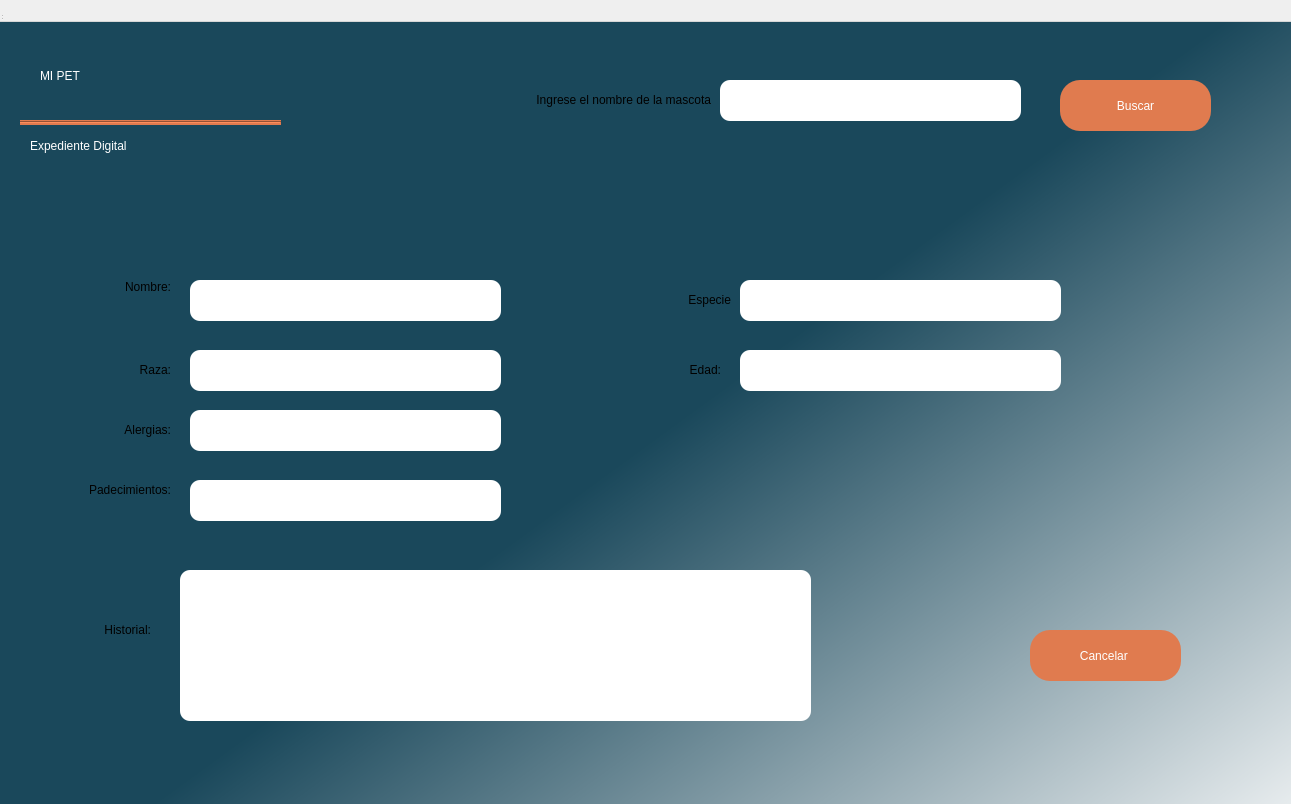
<?xml version="1.0" encoding="UTF-8"?>
<ui version="4.0">
 <class>ExpedienteDialog</class>
 <widget class="QDialog" name="ExpedienteDialog">
  <property name="geometry">
   <rect>
    <x>0</x>
    <y>0</y>
    <width>1291</width>
    <height>804</height>
   </rect>
  </property>
  <property name="windowTitle">
   <string>MainWindow</string>
  </property>
  <property name="styleSheet">
   <string notr="true">QWidget#centralwidget{
background-color: qlineargradient(spread:pad, x1:0.239, y1:0.295455, x2:1, y2:1, stop:0.308458 rgba(26, 72, 91, 255), stop:1 rgba(255, 255, 255, 255));
}</string>
  </property>
  <widget class="QWidget" name="centralwidget" native="true">
   <property name="geometry">
    <rect>
     <x>-10</x>
     <y>20</y>
     <width>1301</width>
     <height>881</height>
    </rect>
   </property>
   <widget class="QLabel" name="label_3">
    <property name="geometry">
     <rect>
      <x>-60</x>
      <y>260</y>
      <width>241</width>
      <height>41</height>
     </rect>
    </property>
    <property name="styleSheet">
     <string notr="true">font: 16pt &quot;MS Shell Dlg 2&quot;;</string>
    </property>
    <property name="text">
     <string>&lt;html&gt;&lt;head/&gt;&lt;body&gt;&lt;p align=&quot;right&quot;&gt;Nombre:&lt;/p&gt;&lt;p align=&quot;right&quot;&gt;&lt;br/&gt;&lt;/p&gt;&lt;/body&gt;&lt;/html&gt;</string>
    </property>
   </widget>
   <widget class="QLabel" name="label_4">
    <property name="geometry">
     <rect>
      <x>-150</x>
      <y>380</y>
      <width>331</width>
      <height>61</height>
     </rect>
    </property>
    <property name="styleSheet">
     <string notr="true">font: 16pt &quot;MS Shell Dlg 2&quot;;</string>
    </property>
    <property name="text">
     <string>&lt;html&gt;&lt;head/&gt;&lt;body&gt;&lt;p align=&quot;right&quot;&gt;Alergias:&lt;/p&gt;&lt;/body&gt;&lt;/html&gt;</string>
    </property>
   </widget>
   <widget class="QLineEdit" name="lineEdit">
    <property name="geometry">
     <rect>
      <x>200</x>
      <y>260</y>
      <width>311</width>
      <height>41</height>
     </rect>
    </property>
    <property name="styleSheet">
     <string notr="true">border-radius:10px;
font: 16pt &quot;MS Shell Dlg 2&quot;;</string>
    </property>
   </widget>
   <widget class="QLineEdit" name="lineEdit_2">
    <property name="geometry">
     <rect>
      <x>200</x>
      <y>390</y>
      <width>311</width>
      <height>41</height>
     </rect>
    </property>
    <property name="styleSheet">
     <string notr="true">border-radius:10px;
font: 16pt &quot;MS Shell Dlg 2&quot;;</string>
    </property>
    <property name="echoMode">
     <enum>QLineEdit::Normal</enum>
    </property>
   </widget>
   <widget class="QPushButton" name="pushButton_2">
    <property name="geometry">
     <rect>
      <x>1040</x>
      <y>610</y>
      <width>151</width>
      <height>51</height>
     </rect>
    </property>
    <property name="styleSheet">
     <string notr="true">border-radius:20px;
background-color: rgb(224, 123, 79);
font: 16pt &quot;MS Shell Dlg 2&quot;;
color: white;</string>
    </property>
    <property name="text">
     <string>Cancelar </string>
    </property>
   </widget>
   <widget class="QLabel" name="label_6">
    <property name="geometry">
     <rect>
      <x>-70</x>
      <y>-10</y>
      <width>261</width>
      <height>131</height>
     </rect>
    </property>
    <property name="styleSheet">
     <string notr="true">image: url(:/login/Imagen2.jpg)</string>
    </property>
    <property name="text">
     <string/>
    </property>
   </widget>
   <widget class="QLabel" name="label_8">
    <property name="geometry">
     <rect>
      <x>410</x>
      <y>250</y>
      <width>331</width>
      <height>61</height>
     </rect>
    </property>
    <property name="styleSheet">
     <string notr="true">font: 16pt &quot;MS Shell Dlg 2&quot;;</string>
    </property>
    <property name="text">
     <string>&lt;html&gt;&lt;head/&gt;&lt;body&gt;&lt;p align=&quot;right&quot;&gt;Especie&lt;/p&gt;&lt;/body&gt;&lt;/html&gt;</string>
    </property>
   </widget>
   <widget class="QLabel" name="label_9">
    <property name="geometry">
     <rect>
      <x>400</x>
      <y>320</y>
      <width>331</width>
      <height>61</height>
     </rect>
    </property>
    <property name="styleSheet">
     <string notr="true">font: 16pt &quot;MS Shell Dlg 2&quot;;</string>
    </property>
    <property name="text">
     <string>&lt;html&gt;&lt;head/&gt;&lt;body&gt;&lt;p align=&quot;right&quot;&gt;Edad:&lt;/p&gt;&lt;/body&gt;&lt;/html&gt;</string>
    </property>
   </widget>
   <widget class="QLineEdit" name="lineEdit_3">
    <property name="geometry">
     <rect>
      <x>750</x>
      <y>260</y>
      <width>321</width>
      <height>41</height>
     </rect>
    </property>
    <property name="styleSheet">
     <string notr="true">border-radius:10px;
font: 16pt &quot;MS Shell Dlg 2&quot;;</string>
    </property>
    <property name="echoMode">
     <enum>QLineEdit::Normal</enum>
    </property>
   </widget>
   <widget class="QLineEdit" name="lineEdit_4">
    <property name="geometry">
     <rect>
      <x>750</x>
      <y>330</y>
      <width>321</width>
      <height>41</height>
     </rect>
    </property>
    <property name="styleSheet">
     <string notr="true">border-radius:10px;
font: 16pt &quot;MS Shell Dlg 2&quot;;</string>
    </property>
    <property name="echoMode">
     <enum>QLineEdit::Normal</enum>
    </property>
   </widget>
   <widget class="QLabel" name="label_11">
    <property name="geometry">
     <rect>
      <x>-150</x>
      <y>440</y>
      <width>331</width>
      <height>61</height>
     </rect>
    </property>
    <property name="styleSheet">
     <string notr="true">font: 16pt &quot;MS Shell Dlg 2&quot;;</string>
    </property>
    <property name="text">
     <string>&lt;html&gt;&lt;head/&gt;&lt;body&gt;&lt;p align=&quot;right&quot;&gt;Padecimientos:&lt;/p&gt;&lt;/body&gt;&lt;/html&gt;</string>
    </property>
   </widget>
   <widget class="QLineEdit" name="lineEdit_6">
    <property name="geometry">
     <rect>
      <x>200</x>
      <y>460</y>
      <width>311</width>
      <height>41</height>
     </rect>
    </property>
    <property name="styleSheet">
     <string notr="true">border-radius:10px;
font: 16pt &quot;MS Shell Dlg 2&quot;;</string>
    </property>
    <property name="echoMode">
     <enum>QLineEdit::Normal</enum>
    </property>
   </widget>
   <widget class="QLabel" name="label_12">
    <property name="geometry">
     <rect>
      <x>50</x>
      <y>580</y>
      <width>111</width>
      <height>61</height>
     </rect>
    </property>
    <property name="styleSheet">
     <string notr="true">font: 16pt &quot;MS Shell Dlg 2&quot;;</string>
    </property>
    <property name="text">
     <string>&lt;html&gt;&lt;head/&gt;&lt;body&gt;&lt;p align=&quot;right&quot;&gt;Historial:&lt;/p&gt;&lt;/body&gt;&lt;/html&gt;</string>
    </property>
   </widget>
   <widget class="QLabel" name="label_10">
    <property name="geometry">
     <rect>
      <x>-60</x>
      <y>330</y>
      <width>241</width>
      <height>41</height>
     </rect>
    </property>
    <property name="styleSheet">
     <string notr="true">font: 16pt &quot;MS Shell Dlg 2&quot;;</string>
    </property>
    <property name="text">
     <string>&lt;html&gt;&lt;head/&gt;&lt;body&gt;&lt;p align=&quot;right&quot;&gt;Raza:&lt;/p&gt;&lt;/body&gt;&lt;/html&gt;</string>
    </property>
   </widget>
   <widget class="QLineEdit" name="lineEdit_5">
    <property name="geometry">
     <rect>
      <x>200</x>
      <y>330</y>
      <width>311</width>
      <height>41</height>
     </rect>
    </property>
    <property name="styleSheet">
     <string notr="true">border-radius:10px;
font: 16pt &quot;MS Shell Dlg 2&quot;;</string>
    </property>
   </widget>
   <widget class="QLineEdit" name="lineEdit_7">
    <property name="geometry">
     <rect>
      <x>190</x>
      <y>550</y>
      <width>631</width>
      <height>151</height>
     </rect>
    </property>
    <property name="styleSheet">
     <string notr="true">border-radius:10px;
font: 16pt &quot;MS Shell Dlg 2&quot;;</string>
    </property>
    <property name="echoMode">
     <enum>QLineEdit::Normal</enum>
    </property>
   </widget>
   <widget class="QPushButton" name="pushButton_3">
    <property name="geometry">
     <rect>
      <x>1070</x>
      <y>60</y>
      <width>151</width>
      <height>51</height>
     </rect>
    </property>
    <property name="styleSheet">
     <string notr="true">border-radius:20px;
background-color: rgb(224, 123, 79);
font: 16pt &quot;MS Shell Dlg 2&quot;;
color: white;</string>
    </property>
    <property name="text">
     <string>Buscar</string>
    </property>
   </widget>
   <widget class="QLineEdit" name="lineEdit_8">
    <property name="geometry">
     <rect>
      <x>730</x>
      <y>60</y>
      <width>301</width>
      <height>41</height>
     </rect>
    </property>
    <property name="styleSheet">
     <string notr="true">border-radius:10px;
font: 16pt &quot;MS Shell Dlg 2&quot;;</string>
    </property>
    <property name="echoMode">
     <enum>QLineEdit::Normal</enum>
    </property>
   </widget>
   <widget class="QLabel" name="label_13">
    <property name="geometry">
     <rect>
      <x>390</x>
      <y>50</y>
      <width>331</width>
      <height>61</height>
     </rect>
    </property>
    <property name="styleSheet">
     <string notr="true">font: 16pt &quot;MS Shell Dlg 2&quot;;</string>
    </property>
    <property name="text">
     <string>&lt;html&gt;&lt;head/&gt;&lt;body&gt;&lt;p align=&quot;right&quot;&gt;Ingrese el nombre de la mascota&lt;/p&gt;&lt;/body&gt;&lt;/html&gt;</string>
    </property>
   </widget>
   <widget class="QLabel" name="label_2">
    <property name="geometry">
     <rect>
      <x>50</x>
      <y>10</y>
      <width>231</width>
      <height>91</height>
     </rect>
    </property>
    <property name="styleSheet">
     <string notr="true">color: rgb(255, 255, 255);
font: 49pt &quot;Showcard Gothic&quot;;</string>
    </property>
    <property name="text">
     <string>MI PET</string>
    </property>
   </widget>
   <widget class="Line" name="line">
    <property name="geometry">
     <rect>
      <x>30</x>
      <y>100</y>
      <width>261</width>
      <height>5</height>
     </rect>
    </property>
    <property name="maximumSize">
     <size>
      <width>16777215</width>
      <height>5</height>
     </size>
    </property>
    <property name="styleSheet">
     <string notr="true">background-color: rgb(224, 123, 79);</string>
    </property>
    <property name="orientation">
     <enum>Qt::Horizontal</enum>
    </property>
   </widget>
   <widget class="QLabel" name="label_5">
    <property name="geometry">
     <rect>
      <x>40</x>
      <y>110</y>
      <width>231</width>
      <height>31</height>
     </rect>
    </property>
    <property name="styleSheet">
     <string notr="true">font: 20pt &quot;Forte&quot;;
color: rgb(255, 255, 255);

</string>
    </property>
    <property name="text">
     <string>Expediente Digital</string>
    </property>
   </widget>
  </widget>
  <widget class="QMenuBar" name="menubar">
   <property name="geometry">
    <rect>
     <x>0</x>
     <y>0</y>
     <width>1291</width>
     <height>22</height>
    </rect>
   </property>
  </widget>
  <widget class="QStatusBar" name="statusbar">
   <property name="geometry">
    <rect>
     <x>0</x>
     <y>0</y>
     <width>3</width>
     <height>21</height>
    </rect>
   </property>
  </widget>
 </widget>
 <resources/>
 <connections/>
</ui>
